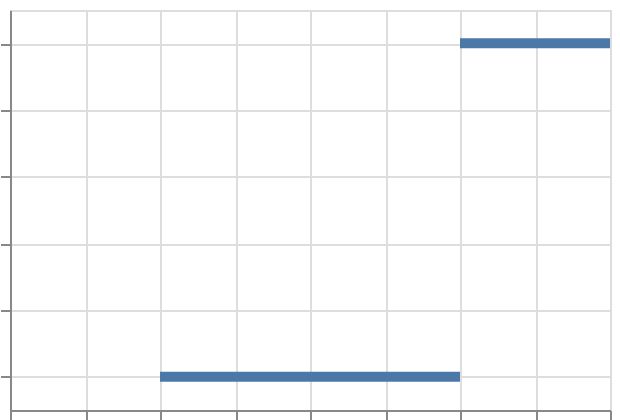

The specification (Vega-Lite) saved for this image:
### Vega-Lite specification from a JSON file in a GitHub repository (floating-point values rounded to 4 significant figures)
{"$schema": "https://vega.github.io/schema/vega-lite/v6.json", "padding": 5, "autosize": "none", "width": 300, "height": 200, "data": {"name": "table", "values": [{"c": "A", "g": "p", "x": 1, "y": 2, "v": 5, "t": "2024-01-15", "o": {"v": 3}, "IMDB Rating": 6.1, "d": "x1"}, {"c": "B", "g": "q", "x": 2, "y": 4, "v": 9, "t": "2024-02-20", "o": {"v": 7}, "IMDB Rating": 7.4, "d": "x2"}, {"c": "A", "g": "q", "x": 3, "y": 3, "v": 2, "t": "2024-03-05", "o": {"v": 1}, "IMDB Rating": 5.2, "d": "x1"}, {"c": "C", "g": "p", "x": 4, "y": 6, "v": 7, "t": "2024-05-30", "o": {"v": 4}, "IMDB Rating": 8.8, "d": "x3"}, {"c": "B", "g": "p", "x": 5, "y": 5, "v": 4, "t": "2024-07-11", "o": {"v": 9}, "IMDB Rating": 6.9, "d": "x2"}, {"c": "C", "g": "q", "x": 6, "y": 8, "v": 6, "t": "2024-09-02", "o": {"v": 2}, "IMDB Rating": 7.7, "d": "x3"}, {"c": "A", "g": "p", "x": 7, "y": 7, "v": 8, "t": "2024-11-25", "o": {"v": 5}, "IMDB Rating": 4.4, "d": "x1"}, {"c": "B", "g": "q", "x": 8, "y": 9, "v": 3, "t": "2024-12-31", "o": {"v": 8}, "IMDB Rating": 9.1, "d": "x2"}]}, "transform": [{"bin": {"step": 2, "extent": [1, 8]}, "field": "v", "as": "vb"}, {"aggregate": [{"op": "count", "as": "n"}], "groupby": ["vb", "vb_end"]}], "mark": "bar", "encoding": {"x": {"field": "vb", "type": "quantitative"}, "x2": {"field": "vb_end"}, "y": {"field": "n", "type": "quantitative"}}}
